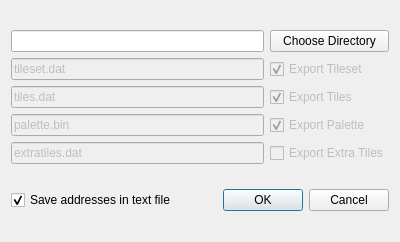
<?xml version="1.0" encoding="UTF-8"?>
<ui version="4.0">
 <class>ExportBinDialog</class>
 <widget class="QDialog" name="ExportBinDialog">
  <property name="geometry">
   <rect>
    <x>0</x>
    <y>0</y>
    <width>400</width>
    <height>242</height>
   </rect>
  </property>
  <property name="windowTitle">
   <string>Export Current Tileset Data</string>
  </property>
  <property name="modal">
   <bool>true</bool>
  </property>
  <layout class="QGridLayout" name="gridLayout_2">
   <item row="0" column="0">
    <layout class="QGridLayout" name="gridLayout">
     <item row="0" column="0">
      <widget class="QLineEdit" name="directoryLineEdit">
       <property name="readOnly">
        <bool>true</bool>
       </property>
      </widget>
     </item>
     <item row="0" column="1">
      <widget class="QPushButton" name="pushButton">
       <property name="text">
        <string>Choose Directory</string>
       </property>
      </widget>
     </item>
     <item row="1" column="0">
      <widget class="QLineEdit" name="tileSetLineEdit">
       <property name="enabled">
        <bool>false</bool>
       </property>
       <property name="text">
        <string>tileset.dat</string>
       </property>
      </widget>
     </item>
     <item row="1" column="1">
      <widget class="QCheckBox" name="tilesetCheckBox">
       <property name="enabled">
        <bool>false</bool>
       </property>
       <property name="text">
        <string>Export Tileset</string>
       </property>
       <property name="checked">
        <bool>true</bool>
       </property>
      </widget>
     </item>
     <item row="2" column="0">
      <widget class="QLineEdit" name="rawTileLineEdit">
       <property name="enabled">
        <bool>false</bool>
       </property>
       <property name="text">
        <string>tiles.dat</string>
       </property>
      </widget>
     </item>
     <item row="2" column="1">
      <widget class="QCheckBox" name="tilesCheckBox">
       <property name="enabled">
        <bool>false</bool>
       </property>
       <property name="text">
        <string>Export Tiles</string>
       </property>
       <property name="checked">
        <bool>true</bool>
       </property>
      </widget>
     </item>
     <item row="3" column="0">
      <widget class="QLineEdit" name="paletteLineEdit">
       <property name="enabled">
        <bool>false</bool>
       </property>
       <property name="text">
        <string>palette.bin</string>
       </property>
      </widget>
     </item>
     <item row="3" column="1">
      <widget class="QCheckBox" name="palettesCheckBox">
       <property name="enabled">
        <bool>false</bool>
       </property>
       <property name="text">
        <string>Export Palette</string>
       </property>
       <property name="checked">
        <bool>true</bool>
       </property>
      </widget>
     </item>
     <item row="4" column="0">
      <widget class="QLineEdit" name="extraTilesLineEdit">
       <property name="enabled">
        <bool>false</bool>
       </property>
       <property name="text">
        <string>extratiles.dat</string>
       </property>
      </widget>
     </item>
     <item row="4" column="1">
      <widget class="QCheckBox" name="extraTilesCheckBox">
       <property name="enabled">
        <bool>false</bool>
       </property>
       <property name="text">
        <string>Export Extra Tiles</string>
       </property>
      </widget>
     </item>
    </layout>
   </item>
   <item row="1" column="0">
    <layout class="QHBoxLayout" name="horizontalLayout">
     <item>
      <widget class="QCheckBox" name="saveAddressesCheckBox">
       <property name="text">
        <string>Save addresses in text file</string>
       </property>
       <property name="checked">
        <bool>true</bool>
       </property>
      </widget>
     </item>
     <item>
      <widget class="QDialogButtonBox" name="buttonBox">
       <property name="orientation">
        <enum>Qt::Horizontal</enum>
       </property>
       <property name="standardButtons">
        <set>QDialogButtonBox::Cancel|QDialogButtonBox::Ok</set>
       </property>
      </widget>
     </item>
    </layout>
   </item>
  </layout>
 </widget>
 <resources/>
 <connections>
  <connection>
   <sender>buttonBox</sender>
   <signal>accepted()</signal>
   <receiver>ExportBinDialog</receiver>
   <slot>accept()</slot>
   <hints>
    <hint type="sourcelabel">
     <x>248</x>
     <y>254</y>
    </hint>
    <hint type="destinationlabel">
     <x>157</x>
     <y>274</y>
    </hint>
   </hints>
  </connection>
  <connection>
   <sender>buttonBox</sender>
   <signal>rejected()</signal>
   <receiver>ExportBinDialog</receiver>
   <slot>reject()</slot>
   <hints>
    <hint type="sourcelabel">
     <x>316</x>
     <y>260</y>
    </hint>
    <hint type="destinationlabel">
     <x>286</x>
     <y>274</y>
    </hint>
   </hints>
  </connection>
 </connections>
</ui>
